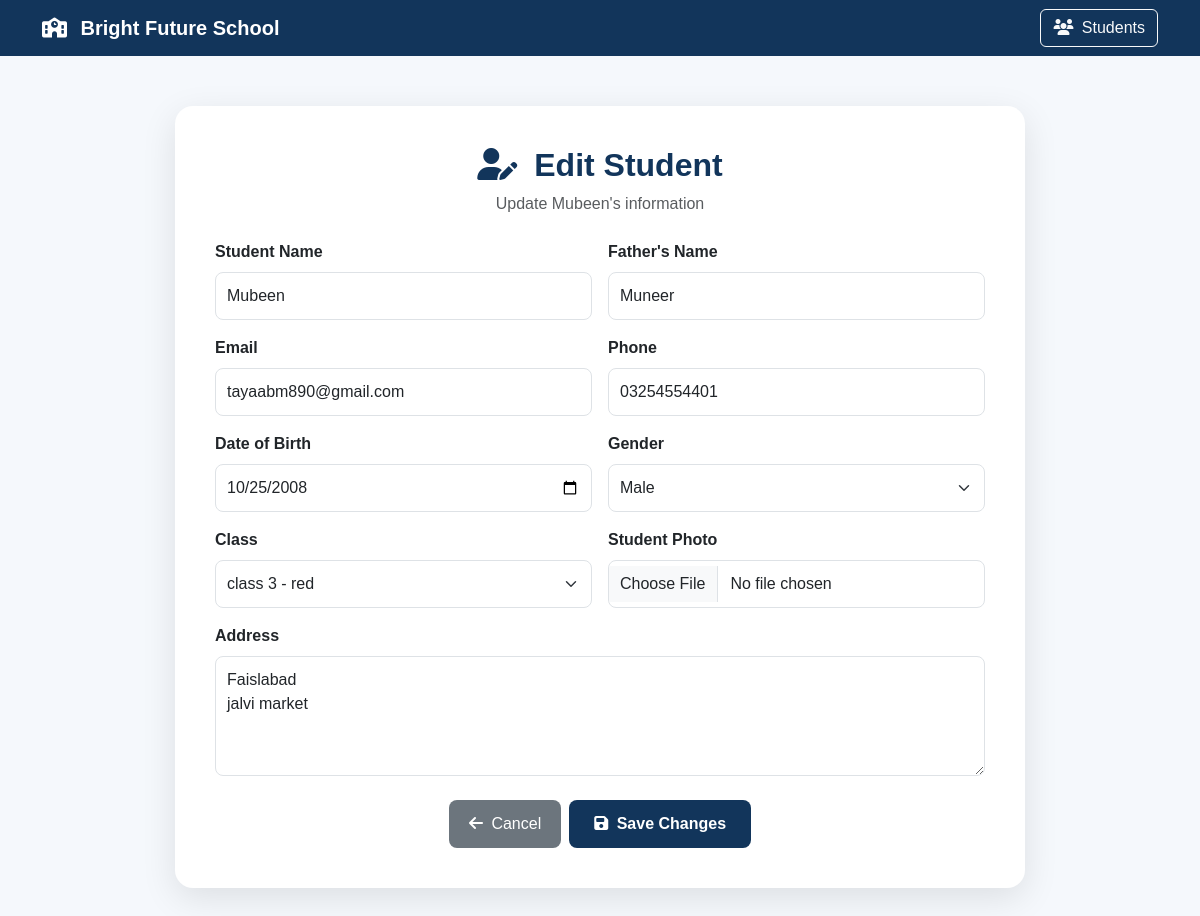
Page /students/1/edit/ on the committed database.
### schoolapp/models.py (models this page shows, shortened)
class Student(models.Model):
    GENDER_CHOICES = [
        ('Male', 'Male'),
        ('Female', 'Female'),
    ]
    name = models.CharField(max_length=150)
    father_name = models.CharField(max_length=150)
    email = models.EmailField(blank=True)
    phone = models.CharField(max_length=20)
    date_of_birth = models.DateField()
    gender = models.CharField(
        max_length=10,
        choices=GENDER_CHOICES
    )
    school_class = models.ForeignKey(
        SchoolClass,
        on_delete=models.SET_NULL,
        null=True,
        blank=True,
        related_name='students'
    )
    address = models.TextField()
    photo = models.ImageField(
        upload_to='students/',
        blank=True,
        null=True
    )
    admission_date = models.DateField(
        auto_now_add=True
    )

class SchoolClass(models.Model):
    name = models.CharField(max_length=20)
    section = models.CharField(max_length=20)
    def __str__(self):
        return f"{self.name} - {self.section}"

### schoolapp/views.py (the view, shortened to what this page needs)
# urls.py: path('students/<int:student_id>/edit/', views.edit_student, name='edit_student'),
def edit_student(request, student_id):
    student = get_object_or_404(
        Student,
        id=student_id
    )
    school_classes = SchoolClass.objects.all()
    return render(
        request,
        'schoolapp/edit_student.html',
        {
            'student': student,
            'school_classes': school_classes
        }
    )

### templates/schoolapp/edit_student.html (shortened to what this page needs)
<!DOCTYPE html>
<html lang="en">
<head>
    <link
        href="https://cdn.jsdelivr.net/npm/bootstrap@5.3.3/dist/css/bootstrap.min.css"
        rel="stylesheet"
    >
    <link
        rel="stylesheet"
        href="https://cdnjs.cloudflare.com/ajax/libs/font-awesome/6.5.2/css/all.min.css"
    >
</head>
<body>
<nav class="navbar navbar-dark">
    <div class="container">
        <a class="navbar-brand"
           href="{% url 'home' %}">
            <i class="fa-solid fa-school me-2"></i>
            Bright Future School
        </a>
        <a href="{% url 'student_list' %}"
           class="btn btn-outline-light">
            <i class="fa-solid fa-users me-1"></i>
            Students
        </a>
    </div>
</nav>
<div class="container">
    <div class="edit-box">
        <h2 class="text-center page-title mb-2">
            <i class="fa-solid fa-user-pen me-2"></i>
            Edit Student
        </h2>
        <p class="text-center text-muted mb-4">
            Update {{ student.name }}'s information
        </p>
        <form method="POST"
              enctype="multipart/form-data">
            <div class="row g-3">
                <div class="col-md-6">
                    <label class="form-label fw-semibold">
                        Student Name
                    </label>
                    <input
    type="text"
    name="name"
    value="{{ student.name }}"
    class="form-control"
    maxlength="20"
    required
>
                </div>
                <div class="col-md-6">
                    <label class="form-label fw-semibold">
                        Father's Name
                    </label>
                    <input
    type="text"
    name="father_name"
    value="{{ student.father_name }}"
    class="form-control"
    maxlength="20"
    required
>
                </div>
                <div class="col-md-6">
                    <label class="form-label fw-semibold">
                        Email
                    </label>
                    <input
                        type="email"
                        name="email"
                        class="form-control"
                        value="{{ student.email }}"
                    >
                </div>
                <div class="col-md-6">
                    <label class="form-label fw-semibold">
                        Phone
                    </label>
                    <input
                        type="text"
                        name="phone"
                        class="form-control"
                        value="{{ student.phone }}"
                        required
                    >
                </div>
                <div class="col-md-6">
                    <label class="form-label fw-semibold">
                        Date of Birth
                    </label>
                    <input
                        type="date"
                        name="date_of_birth"
                        class="form-control"
                        value="{{ student.date_of_birth|date:'Y-m-d' }}"
                        required
                    >
                </div>
                <div class="col-md-6">
                    <label class="form-label fw-semibold">
                        Gender
                    </label>
                    <select
                        name="gender"
                        class="form-select"
                        required
                    >
                        <option value="Male"
                            {% if student.gender == 'Male' %}
                                selected
                            {% endif %}>
                            Male
                        </option>
                    </select>
                </div>
                <div class="col-md-6">
                    <label class="form-label fw-semibold">
                        Class
                    </label>
                    <select
                        name="school_class"
                        class="form-select"
                    >
                        {% for school_class in school_classes %}
                        <option
                            value="{{ school_class.id }}"
                            {% if student.school_class_id == school_class.id %}
                                selected
                            {% endif %}
                        >
                            {{ school_class }}
                        </option>
                        {% endfor %}
                    </select>
                </div>
                <div class="col-md-6">
                    <label class="form-label fw-semibold">
                        Student Photo
                    </label>
                    <input
                        type="file"
                        name="photo"
                        class="form-control"
                    >
                </div>
                <div class="col-12">
                    <label class="form-label fw-semibold">
                        Address
                    </label>
                    <textarea
                        name="address"
                        class="form-control"
                        rows="4"
                        required
                    >{{ student.address }}</textarea>
                </div>
            </div>
            <div class="d-flex gap-2 justify-content-center mt-4">
                <a
                    href="{% url 'student_profile' student.id %}"
                    class="back-btn"
                >
                    <i class="fa-solid fa-arrow-left me-1"></i>
                    Cancel
                </a>
                <button
                    type="submit"
                    class="save-btn"
                >
                    <i class="fa-solid fa-floppy-disk me-1"></i>
                    Save Changes
                </button>
            </div>
        </form>
    </div>
</div>
</body>
</html>

### templates/schoolapp/edit_student.html (style rules this page uses)
body { background: #f5f8fc; font-family: Arial, sans-serif; }
.navbar { background: #12355b; }
.navbar-brand { color: white !important; font-weight: 700; }
.edit-box { max-width: 850px; margin: 50px auto; background: white; padding: 40px; border-radius: 18px; box-shadow: 0 10px 35px rgba(0,0,0,0.10); }
.page-title { color: #12355b; font-weight: 700; }
.form-control, .form-select { padding: 11px; border-radius: 8px; }
.save-btn { background: #12355b; color: white; border: none; padding: 12px 25px; border-radius: 8px; font-weight: 600; }
.back-btn { background: #6c757d; color: white; padding: 12px 20px; border-radius: 8px; text-decoration: none; }

### rows in the picture
Student: name "Mubeen", father_name "Muneer", email "tayaabm890@gmail.com", phone "03254554401", date_of_birth "10/25/2008", gender "Male", school_class "class 3 - red", address "Faislabad jalvi market"
